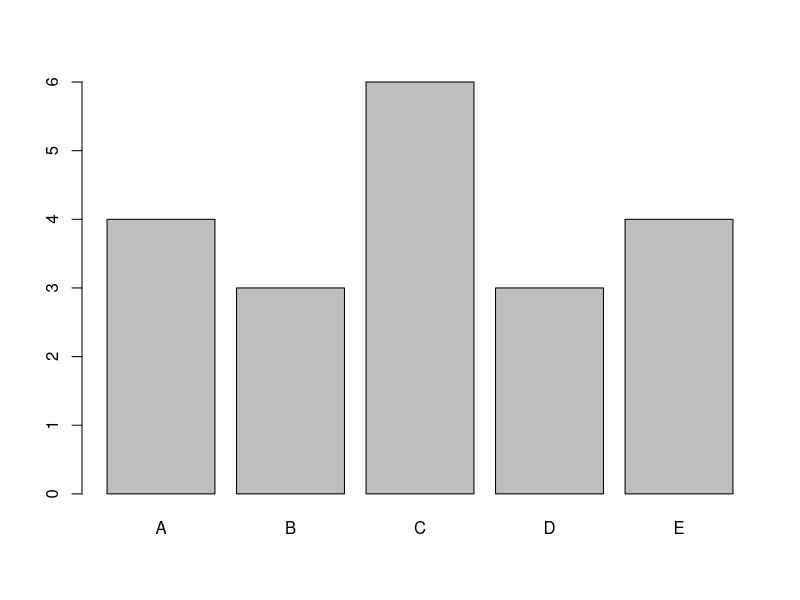
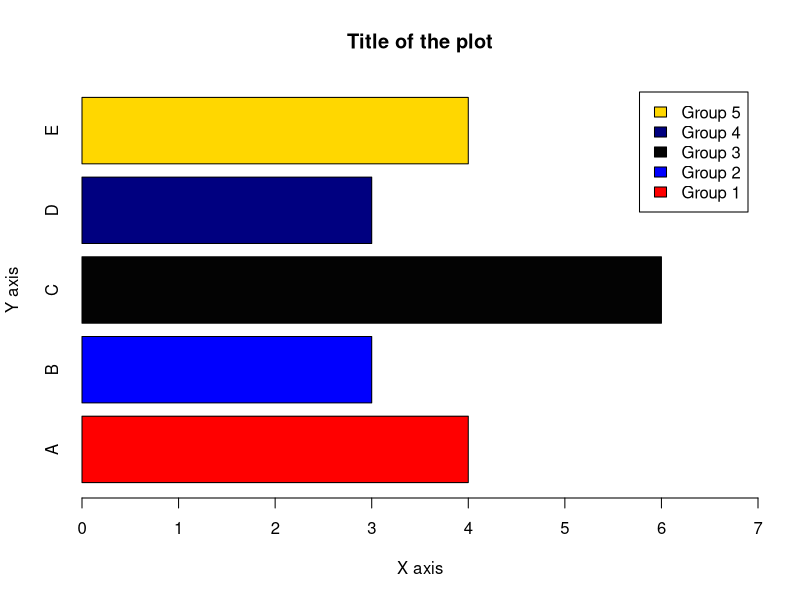

These charts were generated, in order, by the following R code:
### Data Visualization Project ###
##################################

# Data visualization can be defined as the use of graphical or pictorial representations to present data in a way that makes it easier to understand, analyze, and communicate.
# It involves the use of visual elements such as charts, graphs, and maps to help users better understand and interpret complex data sets. Data visualization is an important tool for exploratory data analysis, as well as for communicating results to others.
# By presenting data in a visual format, data visualization can also help to reveal new connections and insights that might not be apparent from a purely numerical or textual analysis.
# Effective data visualization allows viewers to quickly identify patterns, trends, and relationships within the data, and can be used to highlight key insights or communicate complex ideas. 

##############
### Base R ###
##############

# In base R, there are many functions that can be used to create different types of plots. 
# Although there is no clear distinction between high-level and low-level functions, I like to divide functions as such.
# I believe that there are some functions which can be called as high-level plotting functions tend to provide a convenient way to create a specific type of plot with a relatively small amount of code.
# On the other hand, there are some functions which can be called as low-level plotting functions provide more control and flexibility, but require more coding to create a plot.

# At this point, it needs to be noted that the package `ggplot2`, which will be explained later in this project, is built around the concept of "grammar of graphics", which means that it provides a set of rules for building plots by combining basic building blocks or components.
# It is possible to think low-level functions as components in the `ggplot2` package.

############################
### High Level Functions ###
############################

# There are five high-level plotting functions in the base R. There functions can be listed as follows:

# barplot() 
# pie() 
# hist() 
# boxplot() 
# plot() 

###############
### Barplot ###
###############

# The barplot() function in base R is used to create bar charts, which are a type of graph that displays categorical data as rectangular bars with heights or lengths proportional to the values they represent.
# By looking at the relative heights or lengths of the bars, it might be possible to quickly compare the values and identify any trends or patterns.
# The barplot() function in base R has several arguments that can be used to customize the appearance and behavior of the resulting bar chart. 

# Here are some of the most commonly used arguments: 

# height - a vector or matrix of values that represent the heights of the bars. This argument is required.
# names.arg - a vector of names or labels for the bars. The length of this vector should be equal to the length of the height vector.
# col - a vector of colors for the bars. The length of this vector should be equal to the length of the height vector.
# border - the color of the borders of the bars. The default value is "black".
# main - a main title for the plot.
# xlab - a label for the x-axis.
# ylab - a label for the y-axis.
# legend.text - a vector of labels for the legend.
# args.legend - a list of arguments to control the appearance of the legend.
# width - the width of the bars. The default value is 0.5.
# space - the amount of space between the bars. The default value is 1.
# horiz - a logical value that controls the orientation of the bars. If TRUE, the bars are horizontal; if FALSE, they are vertical. The default value is FALSE.
# density - the density of shading lines in the bars. The default value is 1.
# angle - the angle of shading lines in the bars. The default value is 45.

# Lets create a vector for barplot example:
set.seed(111)
x1 <- sample(LETTERS[1:5], size = 20, rep= T)
let <- table(x1)

# basic barplot() looks like the following:
barplot(let)

# here how it looks like if we add some of the arguments
barplot(let, main = "Title of the plot",  
        xlab = "X axis", 
        ylab = "Y axis", 
        horiz = T, 
        col = c("red", "blue", "gray1", "navy", "gold"), # assigns colors by order
        xlim = c(0,7), # limit values of the x axis
        legend.text = c("Group 1", "Group 2", "Group 3", "Group 4", "Group 5")) # add legends by order


########################
### stacked bar plot ###
########################

# A stacked bar plot is a type of bar chart that displays multiple variables by stacking them on top of each other. 
# Each bar in the chart represents a category, and the height or length of the bar represents the total value of the variables being stacked. 
# The stacked bar plot breaks down the total value of each category into different segments, with each segment representing a different variable.




